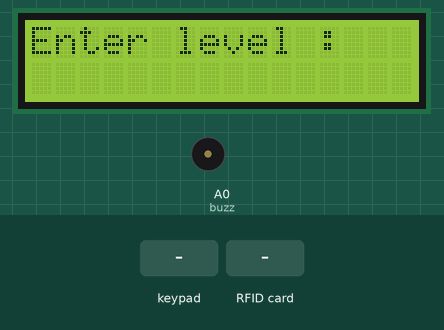
Recording of a sketch running on a simulated Arduino Uno, built with avr-gcc and run on an emulated ATmega328P. Shown: 16×2 character LCD, buzzer (waves = sounding). The inputs (shaded band) are chosen by the test bench. The local clock reads 2024-03-15 10:24:30 at power-on unless the sketch sets it; storage starts empty; what the sketch prints to the serial monitor is not drawn.

Above: at 7.6 s.
7.7 s: keypad keys 7 6 5 4 pressed 0.4 s apart
At 8.7 s:
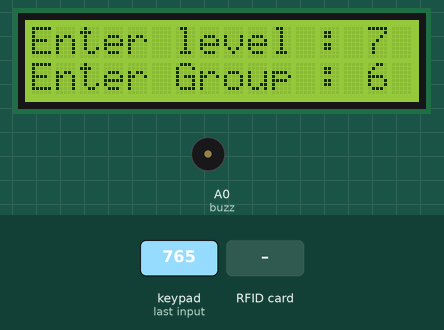
10.8 s: RFID card 5E 7A 19 C4 held to the reader
At 12.0 s:
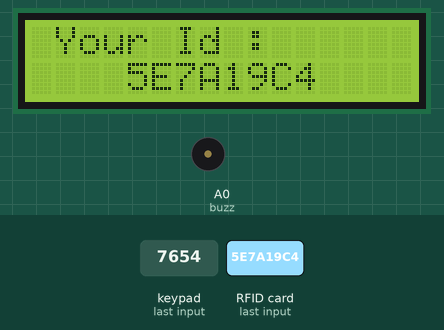
16.0 s: RFID card 5E 7A 19 C4 held to the reader
At 18.3 s:
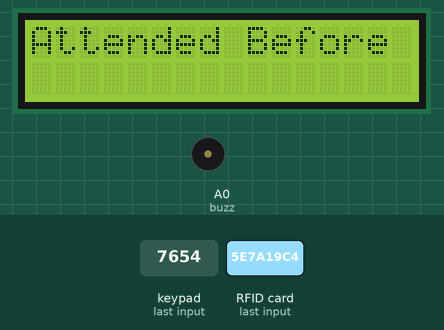
20.0 s: key '#' pressed
At 20.06 s:
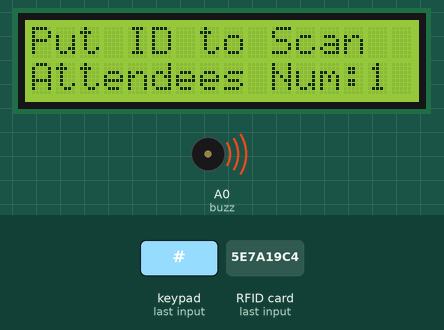
21.6 s: key 'A' pressed
At 23.0 s:
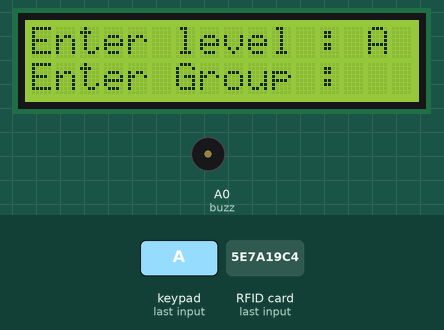
23.3 s: key 'B' pressed
At 24.2 s:
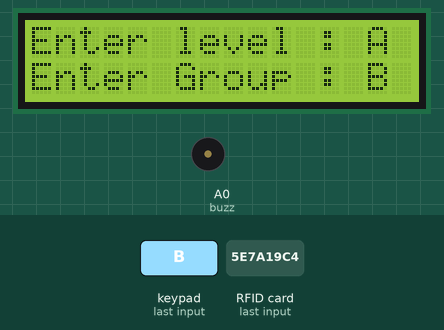
Timing chart, 0 to 26.3 s (numbered marks = the images above; inputs shaded):
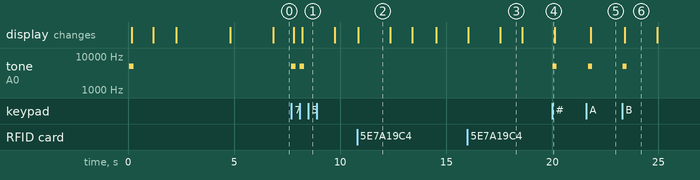

Measured:
- after the input at 7.7 s, tone on A0 (buzz): alternates 5000 Hz for 0.20 s and silent for 0.20 s, 4 changes in all, then stays silent, starting at once; the display: first changes after 0.12 s (image 1 shows a later state)
- after the input at 10.8 s, the display: changes after 0.05 s (image 2)
- after the input at 16.0 s, the display: first changes at once (image 3 shows a later state)
- after the input at 20.0 s, tone on A0 (buzz): silent → 5000 Hz at once, → silent 0.20 s later
- after the input at 21.6 s, tone on A0 (buzz): silent → 5000 Hz after 0.09 s, → silent 0.20 s later; the display: changes after 0.20 s (image 5)
- after the input at 23.3 s, tone on A0 (buzz): silent → 5000 Hz at once, → silent 0.20 s later; the display: changes after 0.12 s (image 6)
- what the display in image 2 shows lasts 1.6 s, from 10.8 s to 12.4 s

The sketch:

teeest.ino
```cpp
#include <MFRC522.h> // for the RFID
#include <SPI.h>     // for the RFID and SD card module
#include <SD.h>      // for the SD card
#include "RTClib.h"  // for the RTC
#include <LiquidCrystal_I2C.h>
#include <Keypad.h>

//-------------------------------------------
// set the LCD number of columns and rows
int lcdColumns = 16;
int lcdRows = 2;
int i = 0;
String UID, level, group, uid;

//-------------------------------------------
// set LCD address, number of columns and rows
// if you don't know your display address, run an I2C scanner sketch
LiquidCrystal_I2C lcd(0x27, lcdColumns, lcdRows);
//--------------------------------------------
// define pins for RFID
#define CS_RFID 10
#define RST_RFID 9
// define select pin for SD card module
#define CS_SD 8
#define buzz A0
//---------------------------------------------
// Create a file to store the data
File Hertz;
//---------------------------------------------
// Instance of the class for RFID
MFRC522 rfid(CS_RFID, RST_RFID);
//--------------------------------------------
// Instance of the class for RTC
RTC_DS3231 rtc;
//---------------------------------------------
// keypad ---------------------------------------------
const int ROWS = 4;
const int COLS = 4;

char keys[ROWS][COLS] = {
    {'1', '2', '3', 'A'},
    {'4', '5', '6', 'B'},
    {'7', '8', '9', 'C'},
    {'*', '0', '#', 'D'}};

byte rowPins[ROWS] = {7, 6, 5, 4};
byte colPins[COLS] = {3, 2, A1, A2};

Keypad keypad = Keypad(makeKeymap(keys), rowPins, colPins, ROWS, COLS);

//-------------------------------------------
void setup()
{
  //-------------------------------------------------
  // initialize LCD
  lcd.init();
  // turn on LCD backlight
  lcd.backlight();
  // Init Serial port
  Serial.begin(115200);
  tone(buzz, 5000, 200);
  delay(100);
  lcd.setCursor(1, 0);
  lcd.print("    Welcome");

  delay(1000);
  lcd.setCursor(0, 1);
  lcd.print("   Hertz Team");
  delay(1000);
  lcd.clear();
  // Init SPI bus------------------------
  SPI.begin();
  // Init MFRC522 -------------------------
  rfid.PCD_Init();
  //------------------------------------------------------
  // Setup for the SD card
  // Serial.print("Initializing SD card...");
  lcd.print("Initializing SD card...");
  lcd.setCursor(0, 1);
  lcd.print("SD card Wait...");
  delay(2500);
  lcd.clear();
  if (!SD.begin(CS_SD))
  {
    // Serial.println("initialization failed!");
    lcd.print("Initializing ");
    lcd.setCursor(0, 1);
    lcd.print("failed!");
    return;
  }
  // Serial.println("initialization done.");
  lcd.print("Initialization ");
  lcd.setCursor(0, 1);
  lcd.print("Done...");
  delay(2000);
  //--------------------------------------------------------------
  // Setup for the RTC
  if (!rtc.begin())
  {
    lcd.setCursor(1, 0);
    lcd.print(" Couldn't find ");
    lcd.setCursor(0, 1);
    lcd.print("  RTC ");
    Serial.flush();
    while (1)
      delay(10);
  }

  if (rtc.lostPower())
  {
    Serial.println("RTC lost power, let's set the time!");
    // When time needs to be set on a new device, or after a power loss, the
    // following line sets the RTC to the date & time this sketch was compiled
    rtc.adjust(DateTime(F(__DATE__), F(__TIME__)));
    // This line sets the RTC with an explicit date & time, for example to set
    // January 21, 2014 at 3am you would call:
    // rtc.adjust(DateTime(2014, 1, 21, 3, 0, 0));
  }
  //-----------------------------------------
  keypadd();
}

void loop()
{
  // look for new cards
  if (rfid.PICC_IsNewCardPresent())
  {
    readRFID();
    idcheck();
    lcd.clear();
    lcd.setCursor(0, 0);
    lcd.print("Put ID to Scan");
    lcd.setCursor(0, 1);
    lcd.print("Attendees Num:");
    lcd.setCursor(14, 1);
    lcd.print(i);
    delay(10);
  }
  else if (keypad.getKey() == '#')
  {
    tone(buzz, 5000, 200);
    delay(100);
    i = 0;
    keypadd();
  }
}
```

id_check.ino
```cpp
void idcheck()
{

  if (uid != UID)
  {
    uid = UID;
    save_on_card();
    lcd.clear();
    lcd.setCursor(0, 0);
    lcd.print("Put ID to Scan");
    lcd.setCursor(0, 1);
    lcd.print("Attendees Num:");
    lcd.setCursor(14, 1);
    lcd.print(i);
    delay(10);
  }
  else
  {
    lcd.clear();
    lcd.print("Attended Before");
    delay(1000);
  }
}
```

readRFID.ino
```cpp
void readRFID()
{
  rfid.PICC_ReadCardSerial();
  lcd.clear();
  UID = ""; // if write strig error
  for (byte i = 0; i < rfid.uid.size; i++)
  {
    //  Serial.print(rfid.uid.uidByte[i] < 0x10 ? " 0" : " ");// E8 07 C7 D2
    // Serial.print(rfid.uid.uidByte[i], HEX);
    UID.concat(String(rfid.uid.uidByte[i] < 0x10 ? "0" : "")); // 0E c2 12
    UID.concat(String(rfid.uid.uidByte[i], HEX));
    // Serial.println();
  }
  rfid.PICC_HaltA();
  // Stop encryption on PCD
  rfid.PCD_StopCrypto1();
  lcd.print(" Your Id : ");
  UID.toUpperCase();
  // E8 07 C7 D2
  Serial.print(UID);
  Serial.print("  ");
  lcd.setCursor(4, 1);
  lcd.print(UID);

  delay(1500);
}
```

save_on_card.ino
```cpp
void save_on_card()
{
  // Enables SD card chip select pin
  digitalWrite(CS_SD, LOW);
  // Open file
  String fileName = "lv_" + String(level) + "_G_" + String(group) + ".txt";
  Hertz = SD.open(fileName, FILE_WRITE);

  // If the file opened ok, write to it
  if (Hertz)
  {
    // Serial.println("File opened ");
    lcd.clear();
    lcd.print("File opened ");
    delay(1000);
    Hertz.print(UID);
    Hertz.print(", ");

    // Save time on SD card
    DateTime now = rtc.now();
    Hertz.print(now.year(), DEC);
    Hertz.print('/');
    Hertz.print(now.month(), DEC);
    Hertz.print('/');
    Hertz.print(now.day(), DEC);
    Hertz.print(',');
    Hertz.print(now.hour(), DEC);
    Hertz.print(':');
    Hertz.println(now.minute(), DEC);
    lcd.setCursor(0, 1);
    Hertz.close();
    lcd.print("You are Attended");
    delay(1100);
    i = i + 1;
  }
  else
  {
    // Serial.println("error opening data.txt");
    lcd.clear();
    lcd.print("error opening data.txt");
  }
  // Disables SD card chip select pin
  digitalWrite(CS_SD, HIGH);
}
```

keypad.ino
```cpp
void keypadd()
{

  //  Serial.println("Enter level");
  lcd.clear();
  lcd.setCursor(0, 0);
  lcd.print("Enter level : ");
findkey:
  char key = keypad.getKey();

  while (!key)
  {

    goto findkey;
  }
  if (key)
  {
    tone(buzz, 5000, 200);
    delay(100);
  }
  level = String(key);
  // Serial.println(level);
  // Serial.println("Enter group");
  lcd.setCursor(14, 0);
  lcd.print(level);
  lcd.setCursor(0, 1);
  lcd.print("Enter Group : ");
findkeyy:
  char keyy = keypad.getKey();

  while (!keyy)
  {
    goto findkeyy;
  }
  if (key)
  {
    tone(buzz, 5000, 200);
    delay(100);
  }
  group = String(keyy);
  lcd.setCursor(14, 1);
  lcd.print(group);
  delay(1500);
  lcd.clear();
  lcd.setCursor(0, 0);
  lcd.print("Put ID to Scan");
  lcd.setCursor(0, 1);
  lcd.print("Attendees Num:");
  lcd.setCursor(14, 1);
  lcd.print(i);
  String fileName = "Lv_" + String(level) + "_G_" + String(group);
  Serial.print(fileName);
  delay(400);
}
```
